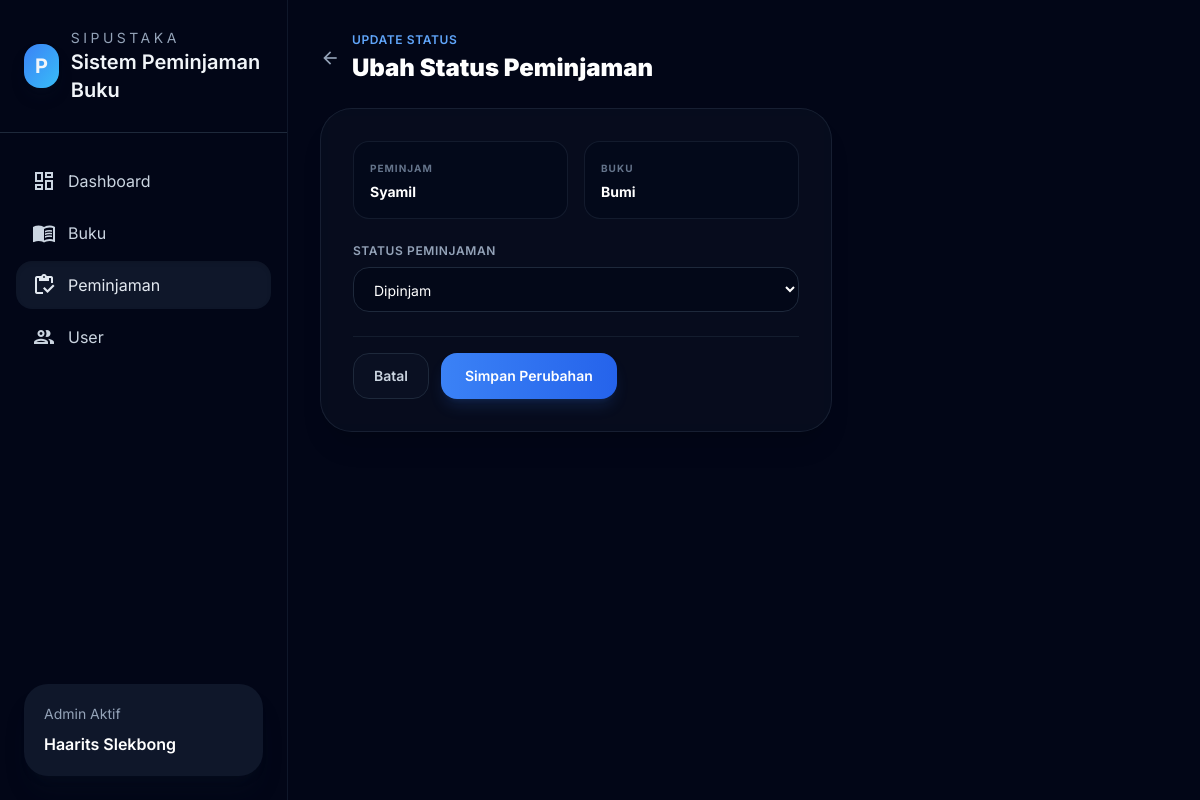
The app's page /peminjaman/2/status/ with its own data.
### perpustakaan/models.py (models this page shows, shortened)
class Peminjaman(models.Model):
    nama_peminjam = models.CharField(max_length=150)
    buku = models.CharField(max_length=255)
    tanggal_pinjam = models.DateField()
    jatuh_tempo = models.DateField()
    keterangan = models.TextField(blank=True)
    petugas = models.CharField(max_length=150)
    status = models.CharField(max_length=30, default='Dipinjam')

### perpustakaan/views.py (the view, shortened to what this page needs)
# urls.py: path('peminjaman/<int:id>/status/', views.ubah_status, name='ubah_status'),
def ubah_status(request, id):
    peminjaman = get_object_or_404(Peminjaman, id=id)
    return render(request, 'peminjaman/ubah_status.html', {
        'peminjaman': peminjaman,
    })

### perpustakaan/templates/peminjaman/ubah_status.html (shortened to what this page needs)
{% extends 'nav.html' %} {% block title %} Ubah Status Peminjaman - Sistem Peminjaman Buku SIPUSTAKA {% endblock %} {% block content %}
<div class="flex flex-col gap-6 text-sm">
  <div class="flex items-center gap-3">
    <a href="{% url 'list_peminjam' %}" class="text-slate-400 hover:text-white transition duration-200">
      <span class="material-icons-outlined text-xl">arrow_back</span>
    </a>
    <div>
      <p class="text-xs uppercase tracking-wider text-blue-400 font-semibold mb-1">UPDATE STATUS</p>
      <h3 class="text-2xl font-black text-white">Ubah Status Peminjaman</h3>
    </div>
  </div>
  <div class="rounded-[2rem] bg-slate-900/40 border border-slate-800/70 p-6 md:p-8 backdrop-blur-md shadow-xl max-w-lg">
    <div class="grid gap-4 sm:grid-cols-2 mb-6">
      <div class="rounded-2xl bg-slate-950/40 border border-slate-800/60 p-4">
        <p class="text-[10px] font-bold text-slate-500 uppercase tracking-widest mb-1">Peminjam</p>
        <p class="text-sm font-bold text-white">{{ peminjaman.nama_peminjam }}</p>
      </div>
      <div class="rounded-2xl bg-slate-950/40 border border-slate-800/60 p-4">
        <p class="text-[10px] font-bold text-slate-500 uppercase tracking-widest mb-1">Buku</p>
        <p class="text-sm font-bold text-white">{{ peminjaman.buku }}</p>
      </div>
    </div>
    <form method="POST" class="space-y-6">
      <div>
        <label for="status" class="block text-xs font-semibold text-slate-400 uppercase tracking-wider mb-2">
          Status Peminjaman
        </label>
        <select id="status" name="status" required
          class="w-full px-4 py-3 border border-slate-800 bg-slate-950/60 rounded-2xl text-white outline-none focus:border-blue-500/50 focus:ring-2 focus:ring-blue-500/20 transition duration-200">
          <option value="Dipinjam" {% if peminjaman.status == 'Dipinjam' %}selected{% endif %}>Dipinjam</option>
        </select>
      </div>
      <div class="flex gap-3 pt-4 border-t border-slate-800/60">
        <a href="{% url 'list_peminjam' %}"
          class="rounded-2xl border border-slate-800 bg-slate-900/40 px-5 py-3 text-slate-300 hover:text-white transition duration-200 font-semibold">
          Batal
        </a>
        <button type="submit"
          class="px-6 py-3 bg-gradient-to-r from-blue-500 to-brand-600 text-white rounded-2xl font-semibold shadow-lg shadow-blue-500/15 hover:shadow-blue-500/25 transition duration-200">
          Simpan Perubahan
        </button>
      </div>
    </form>
  </div>
</div>
{% endblock %}

### perpustakaan/templates/nav.html (style rules this page uses)
body { font-family: Inter, ui-sans-serif, system-ui, -apple-system, BlinkMacSystemFont, "Segoe UI", sans-serif; }

### records on screen
Peminjaman: nama_peminjam "Syamil", buku "Bumi", status "Dipinjam"
